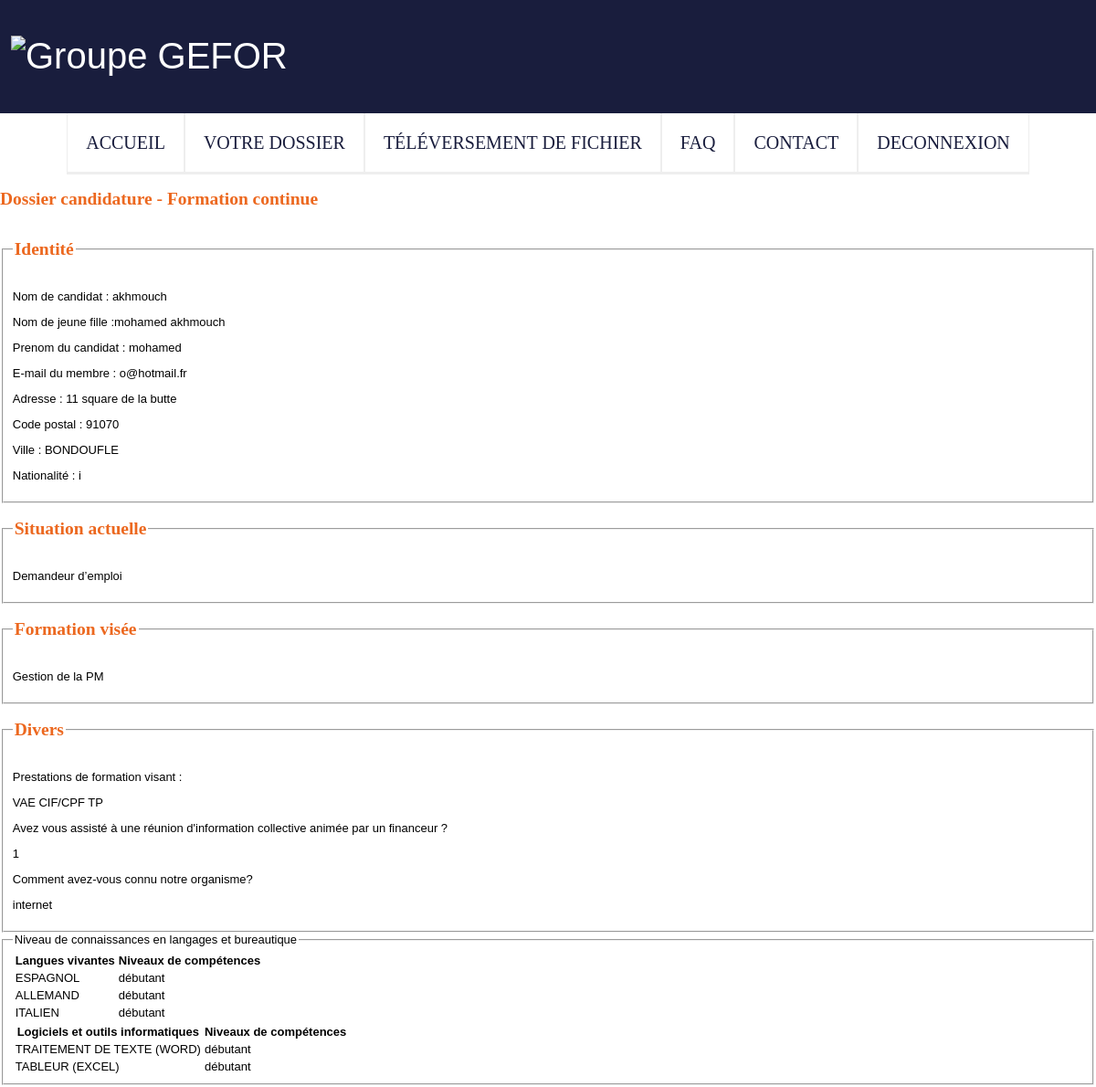
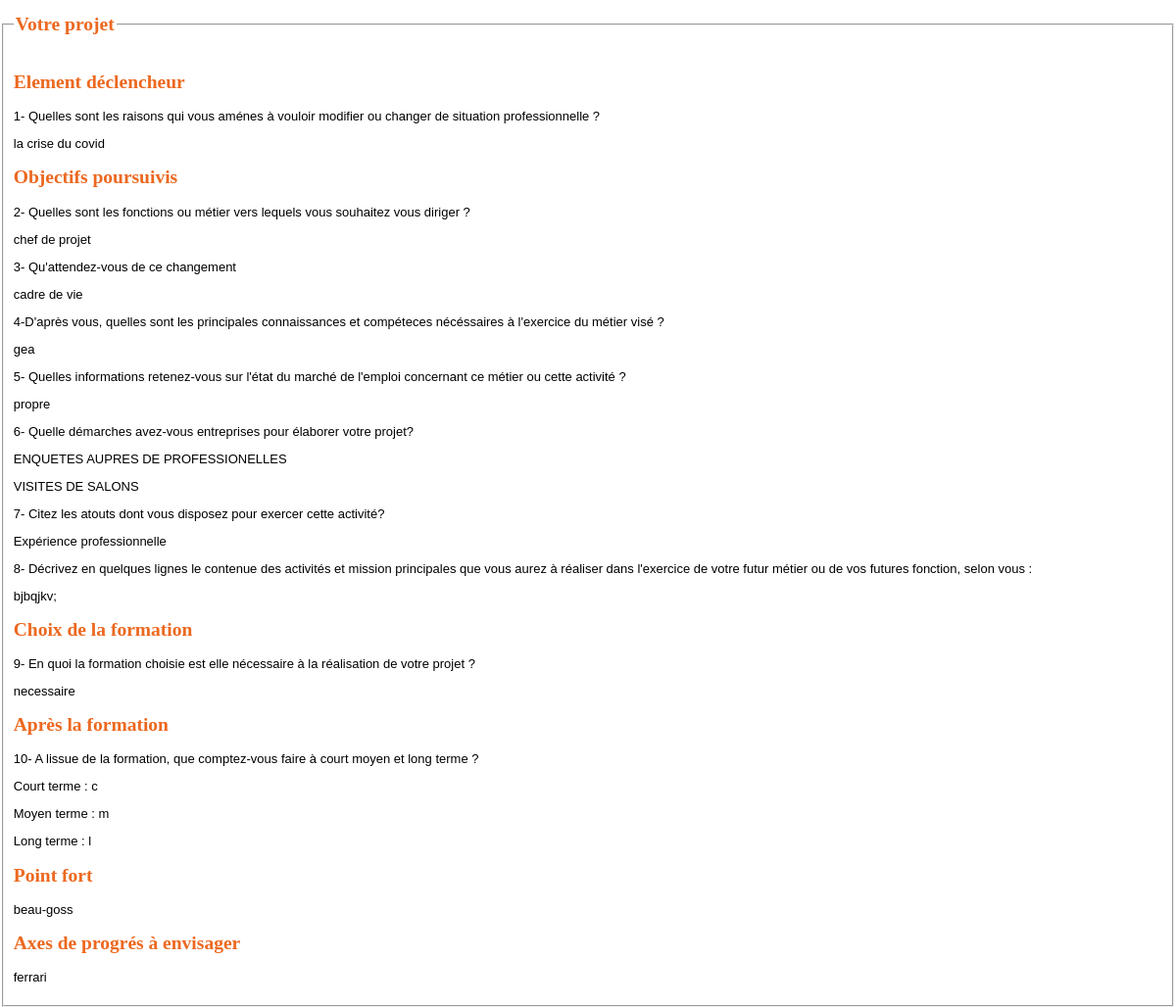
The app's page /dossier_candidat/voir_utilisateur.php (signed in) with its own data (2 pictures, top to bottom).
### tables this page shows
CREATE TABLE IF NOT EXISTS `candidat` (
  `idcandidat` int(11) NOT NULL AUTO_INCREMENT,
  `nom_dusage` varchar(45) NOT NULL,
  `nom_jeunefille` varchar(255) DEFAULT NULL,
  `prenom` varchar(45) NOT NULL,
  `date_naissance` date DEFAULT NULL,
  `adresse` varchar(75) DEFAULT NULL,
  `cp` varchar(10) DEFAULT NULL,
  `ville` varchar(45) DEFAULT NULL,
  `email` varchar(45) NOT NULL,
  `tel` varchar(14) DEFAULT NULL,
  `nationalite` varchar(255) DEFAULT NULL,
  `reunion_info` tinyint(1) DEFAULT NULL,
  `elementdeclencheur` text,
  `objectif2` text,
  `objectif3` text,
  `objectif4` text,
  `objectif5` text,
  `objectif7` text,
  `objectif8` text,
  `pk_formation` text,
  `court` text,
  `moyen` text,
  `long_terme` text,
  `points_forts` text,
  `axe_progres` text,
  `charges_familiales` text,
  `soutien_entourage` tinyint(1) DEFAULT NULL,
  `avis_formatrice` text,
  `amenagement_parcours` text,
  `remarque_entretien` text,
  `motivations` varchar(45) DEFAULT NULL,
  `resultat_test` varchar(45) DEFAULT NULL,
  `avis_projet` varchar(45) DEFAULT NULL,
  `decision` varchar(45) DEFAULT NULL,
  `remarque_decision` text,
  `organisme_connu` text,
  `id_situation` int(11) DEFAULT NULL,
  `commentaire_situation` varchar(45) DEFAULT NULL,
  `id_formation` int(11) DEFAULT NULL,
  `id_session` int(11) DEFAULT NULL,
  `mot_de_passe` varchar(255) NOT NULL,
  `id_groupe` int(11) NOT NULL,
  `financeur` varchar(40) DEFAULT NULL,
  `prise_en_charge` tinyint(1) DEFAULT NULL,
  `date_ajout` date DEFAULT NULL,
  `date_modification` date DEFAULT NULL,
  `cursus_formulaire` int(11) DEFAULT NULL,
  PRIMARY KEY (`idcandidat`),
  KEY `idformation` (`id_formation`),
  KEY `idsituation_pro` (`id_situation`),
  KEY `id_session` (`id_session`),
  KEY `id_groupe` (`id_groupe`)
);

CREATE TABLE IF NOT EXISTS `situation_pro` (
  `idsituation_pro` int(11) NOT NULL AUTO_INCREMENT,
  `libelle` varchar(45) DEFAULT NULL,
  `date_ajout` date DEFAULT NULL,
  `date_modification` date DEFAULT NULL,
  PRIMARY KEY (`idsituation_pro`)
);

CREATE TABLE IF NOT EXISTS `formation` (
  `idformation` int(11) NOT NULL AUTO_INCREMENT,
  `libelle` varchar(45) DEFAULT NULL,
  `date_ajout` date DEFAULT NULL,
  `date_modification` date DEFAULT NULL,
  PRIMARY KEY (`idformation`)
);

CREATE TABLE IF NOT EXISTS `effectuer` (
  `id_c` int(11) NOT NULL,
  `id_d` int(11) NOT NULL,
  `commentaire` blob,
  `date_ajout` date DEFAULT NULL,
  `date_modification` date DEFAULT NULL,
  UNIQUE KEY `id_c_2` (`id_c`,`id_d`),
  KEY `id_c` (`id_c`),
  KEY `id_d` (`id_d`)
);

CREATE TABLE IF NOT EXISTS `divers` (
  `iddivers` int(11) NOT NULL AUTO_INCREMENT,
  `libelle` varchar(45) DEFAULT NULL,
  `date_ajout` date DEFAULT NULL,
  `date_modification` date DEFAULT NULL,
  PRIMARY KEY (`iddivers`)
);

CREATE TABLE IF NOT EXISTS `parler` (
  `idcandidat` int(11) NOT NULL,
  `idlangues` int(11) NOT NULL,
  `niveau` varchar(45) DEFAULT NULL,
  `date_ajout` date DEFAULT NULL,
  `date_modification` date DEFAULT NULL,
  UNIQUE KEY `idlangues` (`idlangues`,`idcandidat`),
  UNIQUE KEY `idcandidat` (`idcandidat`,`idlangues`) USING BTREE
);

CREATE TABLE IF NOT EXISTS `langues` (
  `idlangues` int(11) NOT NULL AUTO_INCREMENT,
  `langues` varchar(45) NOT NULL,
  `date_ajout` date DEFAULT NULL,
  `date_modification` date DEFAULT NULL,
  PRIMARY KEY (`idlangues`)
);

CREATE TABLE IF NOT EXISTS `utiliser` (
  `id_candidat` int(11) NOT NULL,
  `idlogiciel` int(11) NOT NULL,
  `niveau_logiciel` varchar(45) NOT NULL,
  `commentaire` varchar(45) DEFAULT NULL,
  `date_ajout` date DEFAULT NULL,
  `date_modification` date DEFAULT NULL,
  UNIQUE KEY `id_candidat` (`id_candidat`,`idlogiciel`) USING BTREE,
  KEY `idlogiciel` (`idlogiciel`)
);

CREATE TABLE IF NOT EXISTS `logiciel` (
  `idlogiciel` int(11) NOT NULL AUTO_INCREMENT,
  `libelle` varchar(45) DEFAULT NULL,
  `date_ajout` date DEFAULT NULL,
  `date_modification` date DEFAULT NULL,
  PRIMARY KEY (`idlogiciel`)
);

CREATE TABLE IF NOT EXISTS `entreprise` (
  `id_cand` int(11) NOT NULL,
  `id_demarche` int(11) NOT NULL,
  `commentaire` text,
  `date_ajout` date DEFAULT NULL,
  `date_modification` date DEFAULT NULL,
  UNIQUE KEY `id_cand` (`id_cand`,`id_demarche`) USING BTREE,
  KEY `id_demarche` (`id_demarche`)
);

CREATE TABLE IF NOT EXISTS `demarche_entreprise` (
  `iddemarche_entreprise` int(11) NOT NULL AUTO_INCREMENT,
  `libelle` varchar(45) NOT NULL,
  `date_ajout` date DEFAULT NULL,
  `date_modification` date DEFAULT NULL,
  PRIMARY KEY (`iddemarche_entreprise`)
);

### dossier_candidat/voir_utilisateur.php (the view, shortened to what this page needs)
<?php
require_once('../bdd/connect.php');
require_once('verification.php');
require_once("../header.php");
require_once("header_candidat.php");
 function securite($data){
    $data=strip_tags($data);
    $data=trim($data);
    $data=htmlspecialchars($data);
    return $data;
    }
if(isset($_SESSION['idcandidat']) && !empty($_SESSION['idcandidat'])){
    $id = securite($_SESSION['idcandidat']);
    $query = $db->prepare("SELECT nom_dusage,nom_jeunefille,prenom,email,adresse,cp,ville,nationalite,
    situation_pro.libelle as situ_pro,formation.libelle as form_pro,organisme_connu,
    candidat.elementdeclencheur, candidat.objectif2,
    candidat.objectif3,candidat.objectif4,candidat.objectif5,candidat.objectif7,
    candidat.objectif8,candidat.pk_formation,candidat.points_forts,
    candidat.axe_progres, court, moyen, long_terme, reunion_info FROM candidat
    INNER JOIN formation
    on candidat.id_formation = formation.idformation
    INNER JOIN situation_pro
    on situation_pro.idsituation_pro = candidat.id_situation
    WHERE candidat.idcandidat = $id
    ");
    $query->execute();
    $resultat = $query->fetch();
}
    $div = $db->prepare("SELECT * FROM effectuer
    INNER JOIN divers
    on divers.iddivers = effectuer.id_d
    WHERE id_c = $id");
    $div->execute();
    $divers = $div->fetchall();
    $lang = $db->prepare("SELECT * FROM parler
    INNER JOIN langues
    ON langues.idlangues = parler.idlangues
    WHERE idcandidat = $id");
    $lang->execute();
    $langue = $lang->fetchall();
    $log = $db->prepare("SELECT * FROM utiliser
    INNER JOIN logiciel
    ON logiciel.idlogiciel = utiliser.idlogiciel
    WHERE id_candidat = $id");
    $log->execute();
    $logi = $log->fetchall();
    $entrepri = $db->prepare("SELECT * FROM entreprise
    INNER JOIN demarche_entreprise
    on demarche_entreprise.iddemarche_entreprise = entreprise.id_demarche
    WHERE id_cand = $id");
    $entrepri->execute();
    $demarche = $entrepri->fetchall();
?>
<h2>Dossier candidature - Formation continue</h2>
                <fieldset>
                    <legend><h2>Identité</h2></legend>
                    <p>Nom de candidat : <?= $resultat['nom_dusage']?></p>
                    <p>Nom de jeune fille :<?= $resultat['nom_jeunefille']?></p>
                    <p>Prenom du candidat : <?= $resultat['prenom']?></p>
                    <p>E-mail du membre : <?= $resultat['email']?></p>
                    <p>Adresse : <?= $resultat['adresse']?></p>
                    <p>Code postal : <?= $resultat['cp']?></p>
                    <p>Ville : <?= $resultat['ville']?></p>
                    <p>Nationalité : <?= $resultat['nationalite']?></p>
                </fieldset>
                <fieldset>
                    <legend>
                        <h2>Situation actuelle</h2>
                    </legend>
                    <p> <?= $resultat['situ_pro']?></p>
                </fieldset>
                <fieldset>
                    <legend>
                        <h2>Formation visée</h2>
                    </legend>
                    <p> <?= $resultat['form_pro']?></p>
                </fieldset>
                <fieldset>
                    <legend>
                        <h2>Divers</h2>
                    </legend>
                    <p> Prestations de formation visant : </p>
                    <p> <?php foreach($divers as $diver){?> <?= $diver['libelle'],"  ", $diver['commentaire']?> <?php }?></p>
                    <p>Avez vous assisté à une réunion d'information collective animée par un financeur ?</p>
                     <p><?= $resultat['reunion_info']?>	</p>
                    <p>Comment avez-vous connu notre organisme?</p>
                    <p><?= $resultat['organisme_connu']?></p>
                </fieldset>
                <fieldset>
                    <legend>Niveau de connaissances en langages et bureautique</legend>
                <table>
                            <tbody>
                                <thead>
                                    <th>Langues vivantes</th>
                                    <th>Niveaux de compétences</th>
                                </thead>
                                <?php foreach($langue as $language){?>
                                <tr>
                                    <td><?= $language['langues']?></td>
                                    <td><?= $language['niveau']?></td>
                                </tr>
                                    <?php } ?>
                            </tbody>
                        </table>
                        <table>
                            <tbody>
                                <thead>
                                    <th>Logiciels et outils informatiques</th>
                                    <th>Niveaux de compétences</th>
                                </thead>
                                <?php foreach($logi as $logiciel){?>
                                <tr>
                                    <td><?= $logiciel['libelle']," ", $logiciel['commentaire']; ?></td>
                                    <td><?= $logiciel['niveau_logiciel'] ?></td>
                                </tr>
                                <?php } ?>
                            </tbody>
                        </table>
                </fieldset>
                <fieldset>
                    <legend>
                        <h2>Votre projet</h2>
                    </legend>
                    <div>
                        <h2>Element déclencheur</h2>
                        <p>1- Quelles sont les raisons qui vous aménes à vouloir modifier ou changer de situation professionnelle ?</p>
                        <p><?= $resultat['elementdeclencheur']?></p>
                    </div>
                    <div>
                        <h2>Objectifs poursuivis</h2>
                        <p>2- Quelles sont les fonctions ou métier vers lequels vous souhaitez vous diriger ?</p>
                        <p><?= $resultat['objectif2']?></p>
                    </div>
                    <div>
                        <p>3- Qu'attendez-vous de ce changement</p>
                        <p><?= $resultat['objectif3']?></p>
                    </div>
                    <div>
                        <p>4-D'après vous, quelles sont les principales connaissances et compéteces nécéssaires à
                            l'exercice du métier visé ?
                        </p>
                        <p><?= $resultat['objectif4']?></p>
                    </div>
                    <div>
                        <p>5- Quelles informations retenez-vous sur l'état du marché de l'emploi concernant
                            ce métier ou cette activité ? </p>
                            <p><?= $resultat['objectif5']?></p>
                    </div>
                    <div>
                        <p>6- Quelle démarches avez-vous entreprises pour élaborer votre projet?</p>
                                   <?php foreach($demarche as $dema){?>
                                    <p><?=$dema['libelle'],"  ".$dema['commentaire']."</br>"?> </p>
                                    <?php }?>
                    </div>
                    <div>
                        <p>7- Citez les atouts dont vous disposez pour exercer cette activité?</p>
                        <p><?= $resultat['objectif7']?></p>
                    </div>
                    <div>
                        <p>8- Décrivez en quelques lignes le contenue des activités et mission principales
                            que vous aurez à réaliser dans l'exercice de votre futur métier ou de vos futures
                            fonction, selon vous :
                        </p>
                        <p><?= $resultat['objectif8']?></p>
                    </div>
                    <div>
                        <h2>Choix de la formation</h2>
                        <p>9- En quoi la formation choisie est elle nécessaire à la réalisation de votre projet ?</p>
                        <p><?= $resultat['pk_formation']?></p>
                    </div>
                    <div>
                        <h2> Après la formation </h2>
                        <p>10- A lissue de la formation, que comptez-vous faire à court moyen et long terme ?</p>
                        <p>Court terme : <?= $resultat['court']?></p>
                        <p>Moyen terme : <?= $resultat['moyen']?></p>
                        <p>Long terme : <?= $resultat['long_terme']?></p>
                    </div>
                    <div>
                        <h2>Point fort</h2>
                        <p><?= $resultat['points_forts']?></p>
                        <h2>Axes de progrés à envisager</h2>
                        <p><?= $resultat['axe_progres']?></p>
                    </div>

### dossier_candidat/style.css (style rules this page uses)
body { font-family: 'Century Gothic', Calibri, sans-serif; font-size: 13px; margin: 0px; padding: 0px; }
h2 { color: #ec681f; font-family: 'Playfair Display', serif; }

### records on screen
candidat: nom_dusage "akhmouch", nom_jeunefille "mohamed akhmouch", prenom "mohamed", email "o@hotmail.fr", adresse "11 square de la butte", cp "91070", ville "BONDOUFLE", nationalite "i", id_situation.libelle "Demandeur d’emploi", id_formation.libelle "Gestion de la PM", reunion_info "1", organisme_connu "internet", elementdeclencheur "la crise du covid", objectif2 "chef de projet", objectif3 "cadre de vie", objectif4 "gea", objectif5 "propre", objectif7 "Expérience professionnelle", objectif8 "bjbqjkv;", pk_formation "necessaire", court "c", moyen "m", long_terme "l", points_forts "beau-goss", axe_progres "ferrari"
effectuer: id_d.libelle "VAE"
effectuer: id_d.libelle "CIF/CPF TP"
parler: idlangues.langues "ESPAGNOL", niveau "débutant"
parler: idlangues.langues "ALLEMAND", niveau "débutant"
parler: idlangues.langues "ITALIEN", niveau "débutant"
utiliser: idlogiciel.libelle "TRAITEMENT DE TEXTE (WORD)", niveau_logiciel "débutant"
utiliser: idlogiciel.libelle "TABLEUR (EXCEL)", niveau_logiciel "débutant"
entreprise: id_demarche.libelle "ENQUETES AUPRES DE PROFESSIONELLES"
entreprise: id_demarche.libelle "VISITES DE SALONS"
